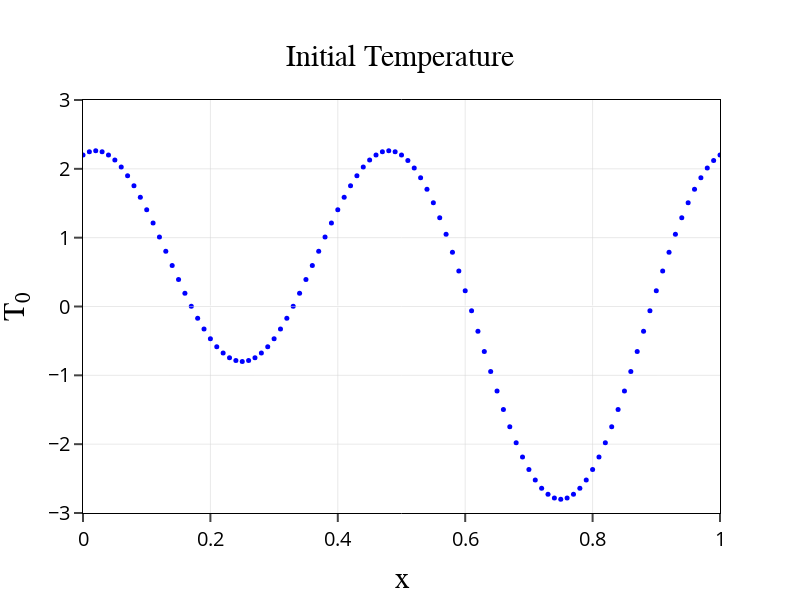

The notebook cell this image was saved under:
### Markdown cell above
## Initial Temperature plot

### Code cell
fig = go.Figure()
fig.add_trace(go.Scatter(x=x,y=u[0,:], mode="markers", marker=dict(color="blue",size=5)))

#-- With add_trace we add one or more graph elements. Default mode is "lines" so for actual scatter plot we set mode="markers" --

# --- PLOT AND TITLE ---

fig.update_layout(title=dict(text="Initial Temperature",x=0.5,y=0.925,
                             font=dict(family="Linux Libertine O",color="Black",size=30)),
                             width=800,height=600,plot_bgcolor="White",
                             xaxis_title="x",xaxis_title_font=dict(color="black",size=30,family="Linux Libertine O"),
                             yaxis_title="T<sub>0</sub>",yaxis_title_font=dict(color="black",size=30,family="Linux Libertine O"))

# Html workaround for subscript T<sub>0</sub>. Plotly does not support direct rotation of axes labels.

# --- AXES AND LINES ---

fig.update_xaxes(range=[0,1],linecolor="black",showline=True,mirror=True,
                 showgrid=True,gridcolor="lightgray",gridwidth=0.5,
                 tickfont=dict(size=20,color="black"), ticks="outside", ticklen=8, tickwidth=2)

# It is necesary for plot and grid lines to be shown since the plot backgroud color is white. Mirror is for showing the Top and Right plot axes. 

fig.update_yaxes(range=[-3,3],linecolor="black",showline=True,mirror=True,
                 showgrid=True,gridcolor="lightgray",gridwidth=0.5,
                 tickfont=dict(size=20,color="black"), ticks="outside", ticklen=8, tickwidth=2)

# Optional: Change tick values, fig.update_xaxis(tickvals=[0.0, 0.2, ...])

# --- HIDDEN HORIZONTAL GRID LINE ---

fig.add_hline(y=0,line_width=0.5,line_color="lightgray")
fig.write_image("Heatmap.svg")
fig.show()
# --- By Default grid lines have got width=1.

### Figure 1 — Plotly figure (JSON) as saved in the notebook; plotly's stock layout.template omitted (floating-point values rounded to 4 significant figures)
{"data": [{"marker": {"color": "blue", "size": 5}, "mode": "markers", "type": "scatter", "x": [0.0, 0.01, 0.02, 0.03, 0.04, 0.05, 0.06, 0.07, 0.08, 0.09, 0.1, 0.11, 0.12, 0.13, 0.14, 0.15, 0.16, 0.17, 0.18, 0.19, 0.2, 0.21, 0.22, 0.23, 0.24, 0.25, 0.26, 0.27, 0.28, 0.29, 0.3, 0.31, 0.32, 0.33, 0.34, 0.35, 0.36, 0.37, 0.38, 0.39, 0.4, 0.41, 0.42, 0.43, 0.44, 0.45, 0.46, 0.47, 0.48, 0.49, 0.5, 0.51, 0.52, 0.53, 0.54, 0.55, 0.56, 0.57, 0.58, 0.59, 0.6, 0.61, 0.62, 0.63, 0.64, 0.65, 0.66, 0.67, 0.68, 0.69, 0.7, 0.71, 0.72, 0.73, 0.74, 0.75, 0.76, 0.77, 0.78, 0.79, 0.8, 0.81, 0.82, 0.83, 0.84, 0.85, 0.86, 0.87, 0.88, 0.89, 0.9, 0.91, 0.92, 0.93, 0.94, 0.95, 0.96, 0.97, 0.98, 0.99, 1.0], "y": [2.2, 2.247, 2.262, 2.247, 2.201, 2.127, 2.026, 1.901, 1.753, 1.587, 1.406, 1.212, 1.01, 0.8034, 0.5958, 0.391, 0.1928, 0.004653, -0.17, -0.3282, -0.467, -0.584, -0.6773, -0.7451, -0.7862, -0.8, -0.7862, -0.7451, -0.6773, -0.584, -0.467, -0.3282, -0.17, 0.004653, 0.1928, 0.391, 0.5958, 0.8034, 1.01, 1.212, 1.406, 1.587, 1.753, 1.901, 2.026, 2.127, 2.201, 2.247, 2.262, 2.247, 2.2, 2.121, 2.012, 1.872, 1.704, 1.509, 1.29, 1.049, 0.7899, 0.5157, 0.2302, -0.06266, -0.359, -0.6545, -0.9453, -1.227, -1.496, -1.748, -1.98, -2.188, -2.369, -2.521, -2.642, -2.729, -2.782, -2.8, -2.782, -2.729, -2.642, -2.521, -2.369, -2.188, -1.98, -1.748, -1.496, -1.227, -0.9453, -0.6545, -0.359, -0.06266, 0.2302, 0.5157, 0.7899, 1.049, 1.29, 1.509, 1.704, 1.872, 2.012, 2.121, 2.2]}], "layout": {"height": 600, "plot_bgcolor": "White", "shapes": [{"line": {"color": "lightgray", "width": 0.5}, "type": "line", "x0": 0, "x1": 1, "xref": "x domain", "y0": 0, "y1": 0, "yref": "y"}], "title": {"font": {"color": "Black", "family": "Linux Libertine O", "size": 30}, "text": "Initial Temperature", "x": 0.5, "y": 0.925}, "width": 800, "xaxis": {"gridcolor": "lightgray", "gridwidth": 0.5, "linecolor": "black", "mirror": true, "range": [0, 1], "showgrid": true, "showline": true, "tickfont": {"color": "black", "size": 20}, "ticklen": 8, "ticks": "outside", "tickwidth": 2, "title": {"font": {"color": "black", "family": "Linux Libertine O", "size": 30}, "text": "x"}}, "yaxis": {"gridcolor": "lightgray", "gridwidth": 0.5, "linecolor": "black", "mirror": true, "range": [-3, 3], "showgrid": true, "showline": true, "tickfont": {"color": "black", "size": 20}, "ticklen": 8, "ticks": "outside", "tickwidth": 2, "title": {"font": {"color": "black", "family": "Linux Libertine O", "size": 30}, "text": "T<sub>0</sub>"}}}}
